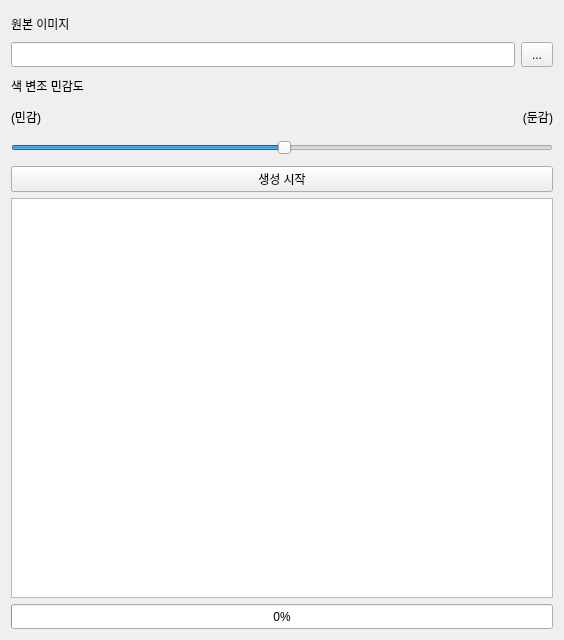
      <widget class="QWidget" name="randomizer">
       <property name="sizePolicy">
        <sizepolicy hsizetype="Expanding" vsizetype="Expanding">
         <horstretch>0</horstretch>
         <verstretch>0</verstretch>
        </sizepolicy>
       </property>
       <attribute name="title">
        <string>색상 변조</string>
       </attribute>
       <layout class="QGridLayout" name="gridLayout_2">
        <item row="6" column="0" colspan="3">
         <widget class="QGraphicsView" name="graphicsView">
          <property name="minimumSize">
           <size>
            <width>542</width>
            <height>400</height>
           </size>
          </property>
         </widget>
        </item>
        <item row="7" column="0" colspan="3">
         <widget class="QProgressBar" name="progressBar">
          <property name="sizePolicy">
           <sizepolicy hsizetype="Expanding" vsizetype="Minimum">
            <horstretch>0</horstretch>
            <verstretch>0</verstretch>
           </sizepolicy>
          </property>
          <property name="minimumSize">
           <size>
            <width>311</width>
            <height>25</height>
           </size>
          </property>
          <property name="value">
           <number>0</number>
          </property>
         </widget>
        </item>
        <item row="1" column="0" colspan="2">
         <widget class="QLineEdit" name="lineEdit">
          <property name="sizePolicy">
           <sizepolicy hsizetype="Expanding" vsizetype="Minimum">
            <horstretch>0</horstretch>
            <verstretch>0</verstretch>
           </sizepolicy>
          </property>
          <property name="minimumSize">
           <size>
            <width>281</width>
            <height>20</height>
           </size>
          </property>
         </widget>
        </item>
        <item row="1" column="2">
         <widget class="QToolButton" name="toolButton">
          <property name="sizePolicy">
           <sizepolicy hsizetype="Minimum" vsizetype="Minimum">
            <horstretch>0</horstretch>
            <verstretch>0</verstretch>
           </sizepolicy>
          </property>
          <property name="minimumSize">
           <size>
            <width>32</width>
            <height>25</height>
           </size>
          </property>
          <property name="text">
           <string>...</string>
          </property>
         </widget>
        </item>
        <item row="4" column="0" colspan="3">
         <widget class="QSlider" name="horizontalSlider">
          <property name="sizePolicy">
           <sizepolicy hsizetype="Expanding" vsizetype="Minimum">
            <horstretch>0</horstretch>
            <verstretch>0</verstretch>
           </sizepolicy>
          </property>
          <property name="minimumSize">
           <size>
            <width>311</width>
            <height>25</height>
           </size>
          </property>
          <property name="value">
           <number>50</number>
          </property>
          <property name="orientation">
           <enum>Qt::Horizontal</enum>
          </property>
         </widget>
        </item>
        <item row="0" column="0">
         <widget class="QLabel" name="label_2">
          <property name="sizePolicy">
           <sizepolicy hsizetype="Expanding" vsizetype="Minimum">
            <horstretch>0</horstretch>
            <verstretch>0</verstretch>
           </sizepolicy>
          </property>
          <property name="minimumSize">
           <size>
            <width>121</width>
            <height>25</height>
           </size>
          </property>
          <property name="text">
           <string>원본 이미지</string>
          </property>
         </widget>
        </item>
        <item row="3" column="0" alignment="Qt::AlignLeft">
         <widget class="QLabel" name="label_4">
          <property name="sizePolicy">
           <sizepolicy hsizetype="Minimum" vsizetype="Minimum">
            <horstretch>0</horstretch>
            <verstretch>0</verstretch>
           </sizepolicy>
          </property>
          <property name="text">
           <string>(민감)</string>
          </property>
         </widget>
        </item>
        <item row="3" column="1" colspan="2" alignment="Qt::AlignRight">
         <widget class="QLabel" name="label_5">
          <property name="sizePolicy">
           <sizepolicy hsizetype="Minimum" vsizetype="Minimum">
            <horstretch>0</horstretch>
            <verstretch>0</verstretch>
           </sizepolicy>
          </property>
          <property name="minimumSize">
           <size>
            <width>0</width>
            <height>25</height>
           </size>
          </property>
          <property name="text">
           <string>(둔감)</string>
          </property>
          <property name="alignment">
           <set>Qt::AlignRight|Qt::AlignTrailing|Qt::AlignVCenter</set>
          </property>
         </widget>
        </item>
        <item row="5" column="0" colspan="3">
         <widget class="QPushButton" name="pushButton">
          <property name="sizePolicy">
           <sizepolicy hsizetype="Minimum" vsizetype="Minimum">
            <horstretch>0</horstretch>
            <verstretch>0</verstretch>
           </sizepolicy>
          </property>
          <property name="minimumSize">
           <size>
            <width>311</width>
            <height>25</height>
           </size>
          </property>
          <property name="text">
           <string>생성 시작</string>
          </property>
         </widget>
        </item>
        <item row="2" column="0" colspan="3">
         <widget class="QLabel" name="label_3">
          <property name="sizePolicy">
           <sizepolicy hsizetype="Expanding" vsizetype="Minimum">
            <horstretch>0</horstretch>
            <verstretch>0</verstretch>
           </sizepolicy>
          </property>
          <property name="minimumSize">
           <size>
            <width>0</width>
            <height>25</height>
           </size>
          </property>
          <property name="text">
           <string>색 변조 민감도</string>
          </property>
         </widget>
        </item>
       </layout>
      </widget>
